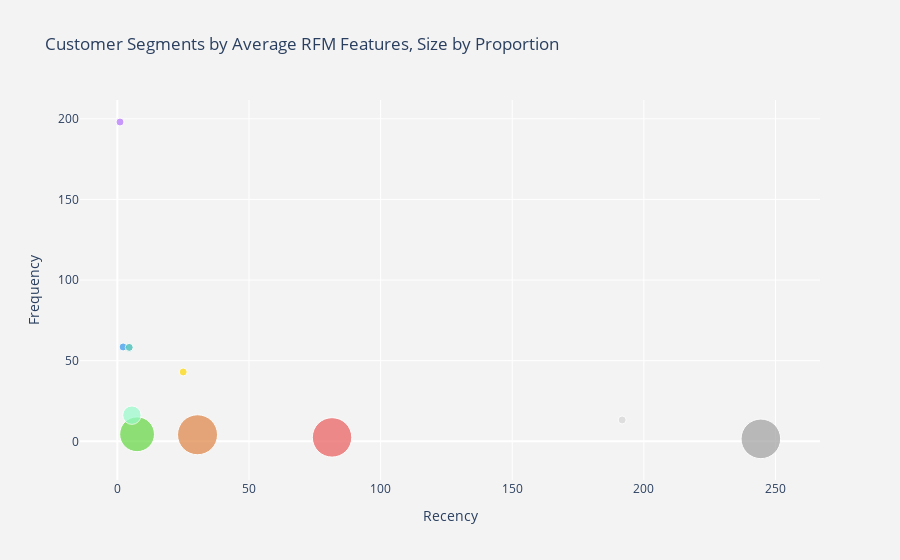

The notebook cell this image was saved under:
### Code cell
fig = go.Figure(
    data=[
        go.Scatter(       
            x=agg_segment['Recency'],
            y=agg_segment['Frequency'],
            mode='markers',
            marker=dict(
                size=agg_segment['Proportion'],
                sizemode='area',
                sizeref=2.*max(agg_segment['Proportion'])/(40.**2),
                sizemin=4,
                color=agg_segment['Color']
            ),
            text=agg_segment['text']
        )
    ]
)

fig.update_layout(
    title=dict(text='Customer Segments by Average RFM Features, Size by Proportion'),
    xaxis=dict(title=dict(text='Recency')),
    yaxis=dict(title=dict(text='Frequency')),
    paper_bgcolor='rgb(243, 243, 243)',
    plot_bgcolor='rgb(243, 243, 243)'
)

### Figure 1 — Plotly figure (JSON) as saved in the notebook; plotly's stock layout.template omitted (floating-point values rounded to 4 significant figures)
{"data": [{"marker": {"color": ["#EA5B5B", "#B570FF", "#D6D6D6", "#A0A0A0", "#3297EC", "#DF8443", "#63D63F", "#98FBCB", "#FFD700", "#33B9B2"], "size": [24.52, 0.02, 0.18, 24.75, 0.62, 25.25, 19.09, 5.38, 0.09, 0.09], "sizemin": 4, "sizemode": "area", "sizeref": 0.03156}, "mode": "markers", "text": ["Segment: About to Sleep<br>Monetary: 924.0104811676083<br>", "Segment: Champions<br>Monetary: 128333.73<br>", "Segment: Hibernating<br>Monetary: 3494.61875<br>", "Segment: Lost Customers<br>Monetary: 515.4616240671642<br>", "Segment: Loyal Customers<br>Monetary: 26941.39222222222<br>", "Segment: Needs Attention<br>Monetary: 1522.4440137111517<br>", "Segment: New Customers<br>Monetary: 1476.182091898428<br>", "Segment: Potential Loyalists<br>Monetary: 8167.4657081545065<br>", "Segment: Promising<br>Monetary: 54827.6125<br>", "Segment: Runner-ups<br>Monetary: 210353.22999999998<br>"], "type": "scatter", "x": [81.55, 1, 191.8, 244.4, 2.185, 30.45, 7.487, 5.524, 25, 4.5], "y": [2.444, 198, 13.25, 1.534, 58.52, 4.079, 4.378, 16.24, 43, 58.25]}], "layout": {"paper_bgcolor": "rgb(243, 243, 243)", "plot_bgcolor": "rgb(243, 243, 243)", "title": {"text": "Customer Segments by Average RFM Features, Size by Proportion"}, "xaxis": {"title": {"text": "Recency"}}, "yaxis": {"title": {"text": "Frequency"}}}}
